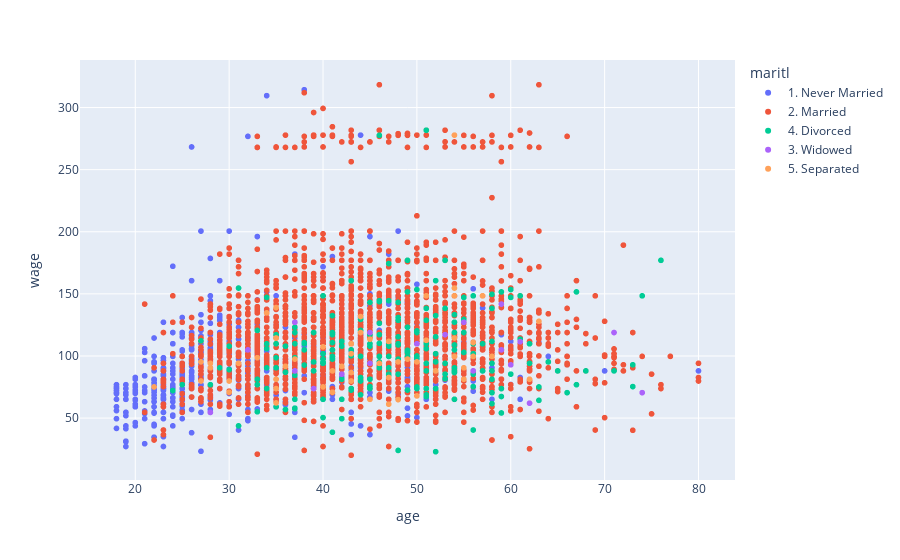

Notebook source saved alongside this figure:
### Code cell
px.scatter(wage_df, x='age', y='wage', color='maritl')

### Figure 1 — Plotly figure (JSON) as saved in the notebook; plotly's stock layout.template omitted (floating-point values rounded to 4 significant figures; data arrays with more than 128 entries replaced by an {"elided": "..."} marker saying what was removed)
{"data": [{"hovertemplate": "maritl=1. Never Married<br>age=%{x}<br>wage=%{y}<extra></extra>", "legendgroup": "1. Never Married", "marker": {"color": "#636efa", "symbol": "circle"}, "mode": "markers", "name": "1. Never Married", "showlegend": true, "type": "scattergl", "x": {"elided": "648 int values"}, "xaxis": "x", "y": {"elided": "648 float values"}, "yaxis": "y"}, {"hovertemplate": "maritl=2. Married<br>age=%{x}<br>wage=%{y}<extra></extra>", "legendgroup": "2. Married", "marker": {"color": "#EF553B", "symbol": "circle"}, "mode": "markers", "name": "2. Married", "showlegend": true, "type": "scattergl", "x": {"elided": "2074 int values"}, "xaxis": "x", "y": {"elided": "2074 float values"}, "yaxis": "y"}, {"hovertemplate": "maritl=4. Divorced<br>age=%{x}<br>wage=%{y}<extra></extra>", "legendgroup": "4. Divorced", "marker": {"color": "#00cc96", "symbol": "circle"}, "mode": "markers", "name": "4. Divorced", "showlegend": true, "type": "scattergl", "x": {"elided": "204 int values"}, "xaxis": "x", "y": {"elided": "204 float values"}, "yaxis": "y"}, {"hovertemplate": "maritl=3. Widowed<br>age=%{x}<br>wage=%{y}<extra></extra>", "legendgroup": "3. Widowed", "marker": {"color": "#ab63fa", "symbol": "circle"}, "mode": "markers", "name": "3. Widowed", "showlegend": true, "type": "scattergl", "x": [42, 32, 53, 37, 37, 45, 28, 59, 56, 62, 61, 50, 45, 39, 60, 59, 71, 74, 55], "xaxis": "x", "y": [85.38, 104.9, 117.1, 87.98, 127.1, 118.9, 54.6, 104.9, 87.98, 62.03, 111.4, 109.8, 94.07, 73.78, 92.9, 141.8, 118.9, 70.48, 127.1], "yaxis": "y"}, {"hovertemplate": "maritl=5. Separated<br>age=%{x}<br>wage=%{y}<extra></extra>", "legendgroup": "5. Separated", "marker": {"color": "#FFA15A", "symbol": "circle"}, "mode": "markers", "name": "5. Separated", "showlegend": true, "type": "scattergl", "x": [43, 56, 54, 47, 52, 54, 31, 50, 56, 35, 46, 51, 54, 41, 28, 62, 28, 63, 34, 42, 30, 35, 44, 45, 40, 55, 43, 35, 30, 54, 35, 57, 50, 35, 27, 58, 33, 48, 41, 51, 47, 54, 45, 48, 43, 44, 37, 47, 43, 40, 22, 49, 36, 27, 55], "xaxis": "x", "y": [86.7, 99.69, 99.69, 61.19, 87.98, 148.4, 94.07, 95.23, 110.8, 73.78, 94.07, 148.4, 277.8, 87.98, 90.48, 81.28, 94.07, 127.9, 134.7, 91.6, 79.85, 139.0, 118.9, 65.11, 75.04, 81.28, 79.85, 81.28, 70.82, 154.7, 114.5, 148.4, 67.83, 62.2, 95.23, 99.69, 98.6, 95.23, 70.82, 112.6, 111.7, 114.5, 113.6, 64.87, 109.8, 131.7, 97.49, 82.68, 101.8, 107.3, 75.04, 97.49, 91.7, 79.85, 90.48], "yaxis": "y"}], "layout": {"legend": {"title": {"text": "maritl"}, "tracegroupgap": 0}, "margin": {"t": 60}, "xaxis": {"anchor": "y", "domain": [0, 1], "title": {"text": "age"}}, "yaxis": {"anchor": "x", "domain": [0, 1], "title": {"text": "wage"}}}}
